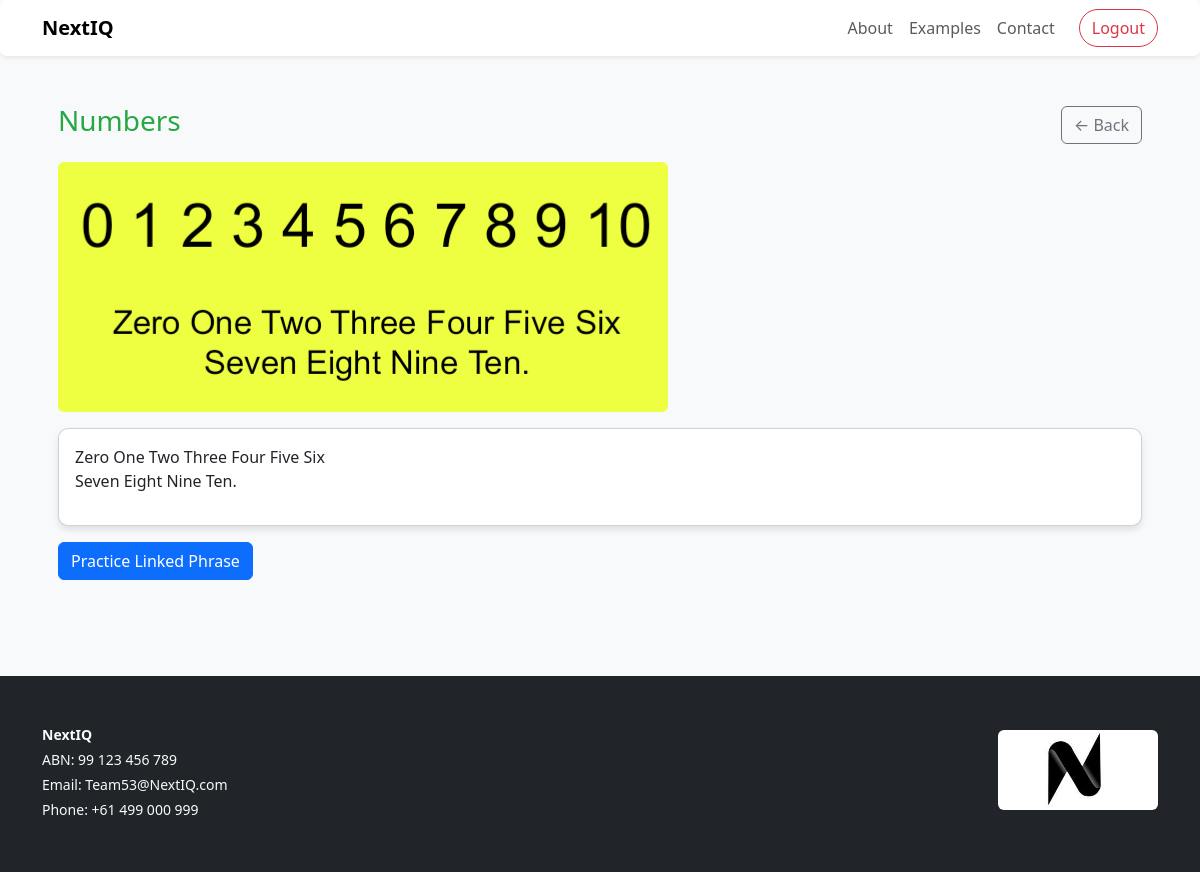
The page /examples/2/ (signed in) on the database its author committed.
### core/models.py (models this page shows, shortened)
class Example(models.Model):
    title = models.CharField(max_length=200)
    image = models.ImageField(upload_to="examples/", null=True, blank=True)
    summary = models.CharField(max_length=300, blank=True, default="")
    content = models.TextField(blank=True, default="")
    link_phrase = models.ForeignKey(Phrase, null=True, blank=True, on_delete=models.SET_NULL)
    external_url = models.URLField(blank=True, default="")

class SiteSetting(models.Model):
    org_name = models.CharField(max_length=200, blank=True, default="Alloneword")
    abn = models.CharField(max_length=50, blank=True, default="")
    contact_email = models.EmailField(blank=True, default="")
    phone = models.CharField(max_length=50, blank=True, default="")
    footer_note = models.TextField(blank=True, default="")
    banner_image = models.ImageField(upload_to="banners/", null=True, blank=True)
    banner_text = models.TextField(blank=True, default="")
    class Meta:
        verbose_name = "Site Setting"
        verbose_name_plural = "Site Settings"
    @classmethod
    def get(cls):
        obj = cls.objects.first()
        if not obj:
            obj = cls.objects.create()
        return obj

### core/views.py (the view)
# urls.py: path('examples/<int:example_id>/', views.example_detail, name='example_detail'),
@login_required
def example_detail(_request, example_id):
    item = get_object_or_404(Example, id=example_id)
    return render(_request, "core/example_detail.html", {"item": item})

### core/context_processors.py (called while the page is built)
def site_settings(request):
    return {
        "SITE": SiteSetting.get()
    }

### core/templates/core/example_detail.html (shortened to what this page needs)
{% extends 'core/base.html' %}
{% block content %}
<div class="container">
  <div class="d-flex justify-content-between align-items-center mb-3">
    <h3>{{ item.title }}</h3>
    <a class="btn btn-outline-secondary back-link" href="{% url 'examples_list' %}">← Back</a>
  </div>
  {% if item.image %}
    <img src="{{ item.image.url }}" class="img-fluid rounded mb-3" alt="{{ item.title }}">
  {% endif %}
  {% if item.content %}
    <div class="card mb-3"><div class="card-body">{{ item.content|linebreaks }}</div></div>
  {% endif %}
  <div class="d-flex gap-2">
    {% if item.link_phrase %}
      <a href="{% url 'practice' item.link_phrase.id %}" class="btn btn-primary">Practice Linked Phrase</a>
    {% endif %}
  </div>
</div>
{% endblock %}

### core/templates/core/base.html (shortened to what this page needs)
{% load static %}
<!doctype html>
<html lang="en">
<head>
  <link href="https://cdn.jsdelivr.net/npm/bootstrap@5.3.1/dist/css/bootstrap.min.css" rel="stylesheet">
  <link href="{% static 'core/css/custom.css' %}" rel="stylesheet">
</head>
<body class="bg-light d-flex flex-column min-vh-100">
<nav class="navbar navbar-expand-lg navbar-light bg-white shadow-sm rounded">
  <div class="container">
    <a class="navbar-brand fw-bold" href="{% url 'home' %}">NextIQ</a>
    <div class="collapse navbar-collapse" id="navbarNav">
      <ul class="navbar-nav ms-auto align-items-center">
        <li class="nav-item">
          <a class="nav-link" href="{% url 'about_page' %}">About</a>
        </li>
        <li class="nav-item">
          <a class="nav-link" href="{% url 'examples_list' %}">Examples</a>
        </li>
        <li class="nav-item">
          <a class="nav-link" href="{% url 'contact_page' %}">Contact</a>
        </li>
        {% if user.is_authenticated %}
          <li class="nav-item ms-3">
            <form action="{% url 'logout' %}" method="post" class="d-inline">
              <button type="submit" class="btn btn-outline-danger rounded-pill">Logout</button>
            </form>
          </li>
        {% endif %}
      </ul>
    </div>
  </div>
</nav>
<main class="py-5 px-3 container flex-grow-1">
  {% block content %}{% endblock %}
</main>
<footer class="bg-dark text-light py-5 mt-5">
  <div class="container d-flex flex-column flex-md-row justify-content-between align-items-center">
    <div class="text-center text-md-start mb-3 mb-md-0 small">
      {% if SITE %}
        <p class="mb-1"><strong>{{ SITE.org_name|default:"Organization Name" }}</strong></p>
        {% if SITE.abn %}<p class="mb-1">ABN: {{ SITE.abn }}</p>{% endif %}
        {% if SITE.contact_email %}
          <p class="mb-1">Email:
            <a href="mailto:{{ SITE.contact_email }}" class="text-light text-decoration-none">{{ SITE.contact_email }}</a>
          </p>
        {% endif %}
        {% if SITE.phone %}
          <p class="mb-1">Phone:
            <a href="tel:{{ SITE.phone }}" class="text-light text-decoration-none">{{ SITE.phone }}</a>
          </p>
        {% endif %}
      {% else %}
        <p class="text-muted mb-0">Footer details not configured.</p>
      {% endif %}
    </div>
    <div class="text-center text-md-end">
      {% if SITE.banner_image %}
        <img src="{{ SITE.banner_image.url }}" class="rounded mb-2" style="max-height: 80px;" alt="Site Banner">
      {% endif %}
    </div>
  </div>
</footer>
</body>
</html>

### static/core/css/custom.css (style rules this page uses)
body { background-color: #f8f9fa; }
h3 { color: #28a745; }
.card { border-radius: 10px; box-shadow: 0 4px 6px rgba(0, 0, 0, 0.1); }

### rows shown on the page
Example: title "Numbers", image (picture), content "Zero One Two Three Four Five Six Seven Eight Nine Ten."
SiteSetting: org_name "NextIQ", abn "99 123 456 789", contact_email "Team53@NextIQ.com", phone "+61 499 000 999", banner_image (picture)
